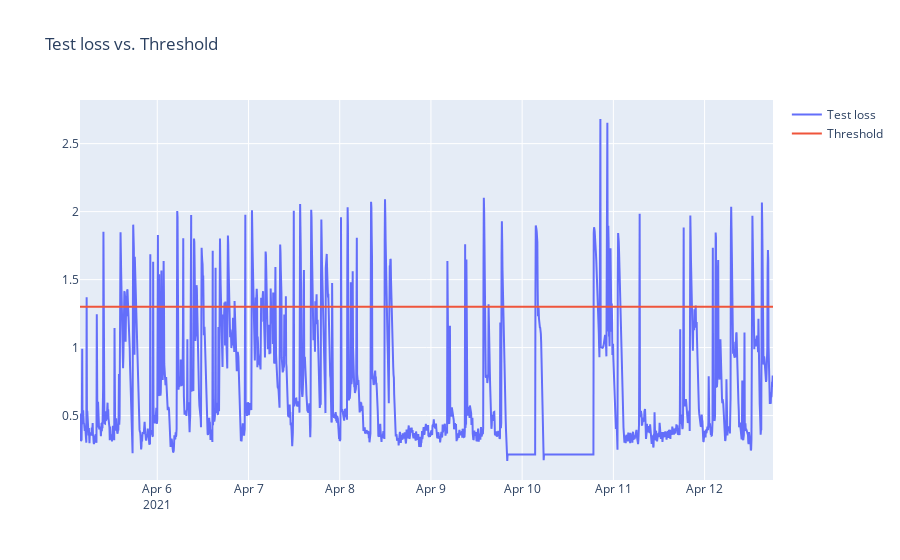

Source (notebook cell):
### Code cell
test_score_df = pd.DataFrame(test[TIME_STEPS:])
test_score_df['loss'] = test_mae_loss
test_score_df['threshold'] = 1.3
test_score_df['anomaly'] = test_score_df['loss'] > test_score_df['threshold']
test_score_df['IN_PROCESS'] = test[TIME_STEPS:]['IN_PROCESS']

fig = go.Figure()
fig.add_trace(go.Scatter(x=test_score_df.index, y=test_score_df['loss'], name='Test loss'))
fig.add_trace(go.Scatter(x=test_score_df.index, y=test_score_df['threshold'], name='Threshold'))
fig.update_layout(showlegend=True, title='Test loss vs. Threshold')
fig.show()

### Figure 1 — Plotly figure (JSON) as saved in the notebook; plotly's stock layout.template omitted (floating-point values rounded to 4 significant figures; data arrays with more than 128 entries replaced by an {"elided": "..."} marker saying what was removed)
{"data": [{"name": "Test loss", "type": "scatter", "x": {"elided": "2189 str values"}, "y": {"elided": "2189 float values"}}, {"name": "Threshold", "type": "scatter", "x": {"elided": "2189 str values"}, "y": {"elided": "2189 float values"}}], "layout": {"showlegend": true, "title": {"text": "Test loss vs. Threshold"}}}
